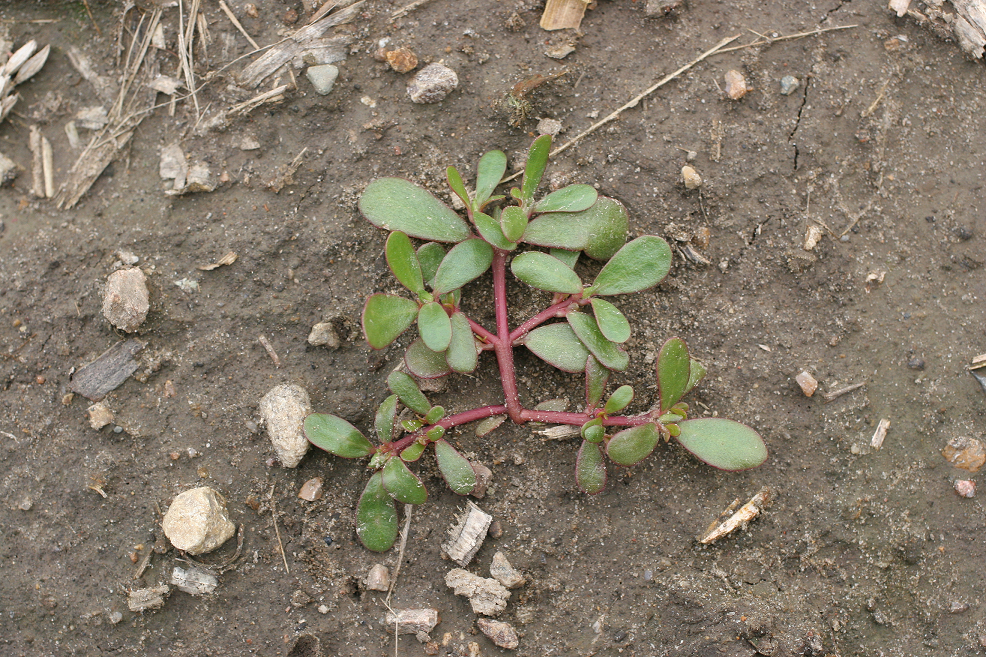
#> input picture documents/mdpi/figures/purslane.png, 986 x 657 px
$ python VegetationIndex.py --input ../documents/mdpi/figures/purslane.png
#> lines starting #> are read from the running program, lines starting #| are printed output that depends on the picture; after the words box and inside, x2 and y2 are one past the last pixel; in counts of white or black regions, pixels touching at a corner belong together
from PIL import Image

import cv2 as cv
import matplotlib.pyplot as plt
import numpy as np
from mpl_toolkits.mplot3d import Axes3D
import datetime
import argparse

import viplab_lib as vip
from mpl_toolkits import mplot3d

from ImageManipulation import ImageManipulation

#
# If the CUDA libraries cannot be imported, disable GPU support
# Nano vs PC, usually
#
try:
    import pycuda.autoinit
    from pycuda.compiler import SourceModule

    import pycuda.gpuarray as gpuarray
    import pycuda.driver as cuda
    import pycuda.autoinit
    # TODO: Make this a command line optiopn
    GPU_ENABLED = False
except ImportError:
    GPU_ENABLED = False


class VegetationIndex:
    """
    Compute Vegetation Indices for a number of methods and create masks
    """
    def __init__(self):
        self.initialized = False
        # Control if the GPU is used or not
        self._gpuSupported = GPU_ENABLED

        self.images = []
        self.redBand = np.empty([0,0], dtype=np.uint8)
        self.greenBand = np.empty([0,0], dtype=np.uint8)
        self.blueBand = np.empty([0,0], dtype=np.uint8)

        self.redBandMasked = np.empty([0,0], dtype=np.uint8)
        self.greenBandMasked = np.empty([0,0], dtype=np.uint8)
        self.blueBandMasked = np.empty([0,0], dtype=np.uint8)

        self.mask = np.empty([0,0])

        self.HSV_COLOR_THRESHOLD = 20


        # Band positions for openCV (BGR)
        self.CV_BLUE = 0
        self.CV_GREEN = 1
        self.CV_RED = 2

        # Lambda values for the vegetation indices
        self.lambdaRed = 670 #nm
        self.lambdaGreen = 550 #nm
        self.lambdaBlue = 480 #nm

        self.ALG_NDI="ndi"
        self.ALG_TGI="tgi"
        self.ALG_EXG="exg"
        self.ALG_EXR="exr"
        self.ALG_EXGEXR="exgexr"
        self.ALG_CIVE="cive"
        self.ALG_NGRDI="ngrdi"
        self.ALG_VEG="veg"
        self.ALG_COM1="com1"
        self.ALG_MEXG="mexg"
        self.ALG_COM2="com2"
        self.ALG_RGD="rgd"

        self.algorithms = [self.ALG_NDI,
                           self.ALG_TGI,
                           self.ALG_NGRDI,
                           self.ALG_EXGEXR,
                           self.ALG_EXG,
                           self.ALG_EXR,
                           self.ALG_CIVE,
                           self.ALG_VEG,
                           self.ALG_COM1,
                           self.ALG_MEXG,
                           self.ALG_COM2,
                           self.ALG_TGI,
                           self.ALG_RGD]

        thresholds = {"NDI": 0,
                      "EXG": 200,
                      "EXR": 40,
                      "CIVE": 0,
                      "EXGEXR": 170,
                      "NGRDI": 0,
                      "VEG": 0,
                      "COM1": 300,
                      "MEXG": 10,
                      "COM2": 40,
                      "TGI": 0}

        self.computations = {self.ALG_NDI     : {"description": "Normalized Difference", "create": self.NDI, "threshold": thresholds["NDI"]},
                             self.ALG_EXG     : {"description": "Excess Green", "create": self.ExG, "threshold": thresholds["EXG"]},
                             self.ALG_EXR     : {"description": "Excess Red", "create": self.ExR, "threshold": thresholds["EXR"]},
                             self.ALG_CIVE    : {"description": "Color Index of Vegetation Extraction", "create": self.CIVE, "threshold": thresholds["CIVE"]},
                             self.ALG_EXGEXR  : {"description": "Excess Green - Excess Red", "create": self.ExGR, "threshold": thresholds["EXGEXR"]},
                             self.ALG_NGRDI   : {"description": "Normalized Green Red Difference", "create": self.NGRDI, "threshold": thresholds["NGRDI"]},
                             self.ALG_VEG     : {"description": "Vegetative Index", "create": self.VEG, "threshold": thresholds["VEG"]},
                             self.ALG_COM1    : {"description": "Combined Index 1", "create": self.COM1, "threshold": thresholds["COM1"]} ,
                             self.ALG_MEXG    : {"description": "Modified Excess Green", "create": self.MExG, "threshold": thresholds["MEXG"]},
                             self.ALG_COM2    : {"description": "Combined Index 2", "create": self.COM2, "threshold": thresholds["COM2"]},
                             self.ALG_TGI     : {"description": "TGI", "create": self.TGI, "threshold": thresholds["TGI"]},
                             self.ALG_RGD     : {"description": "Red Green Dots", "create": self.redGreenDots, "threshold": 0}}

    @property
    def gpuSupported(self) -> bool:
        return self._gpuSupported

    # [10 lines left out: function Index, not called in this run]

    def GetImageStats(self, target: np.ndarray):
        nonZeroCells = np.count_nonzero(target > 0, keepdims=False)
        count = (target != 0.0).sum()
        return nonZeroCells

    # [4 lines left out: function ShowStats, not called in this run]

    def SaveIndexToFile(self,name: str, index: np.ndarray):
        cv.imwrite(name, index)

    def GetImage(self) -> np.ndarray:
        return self.img

    # The VIP routine is quite slow
    def GetMaskedImage(self) -> np.ndarray:
        maskedRGB = vip.Image_getBGR(self.redBandMasked, self.greenBandMasked, self.blueBandMasked, 8000)
        return maskedRGB

    # The opencv routine is fast, but seems to introduce some noise in the image
    # that must be cleaned up later.
    def GetImage(self):
        maskedRGB = cv.merge((self.blueBandMasked, self.greenBandMasked, self.redBandMasked))
        return maskedRGB

    def ReplaceNonZeroPixels(self, image: np.ndarray, value : float) -> np.ndarray:
        cartooned = np.where(image > 0, value, image)
        return cartooned

    #TODO: Move to utility
    def SaveImage(self, image: np.ndarray, name: str):
        data = Image.fromarray((image * 255).astype(np.uint8))
        data.save(name)

    #TODO: Move to utility -- nothing to do with this
    # [36 lines left out: functions SaveMaskedImage, SetImage, not called in this run]

    def Load(self, location: str):
        # [6 lines of commented-out code are left out]

#> called with location = '../documents/mdpi/figures/purslane.png'
        self.img = cv.imread(location,cv.IMREAD_COLOR)
#> self.img is the input picture: shape (657, 986, 3); mean B, G, R 104.4, 121.3, 131.6

        # Original
        # self.imgNP = np.array(self.img).astype(dtype=np.int16)
        # self.redBand = self.imgNP[:, :, self.CV_RED]
        # self.greenBand = self.imgNP[:, :, self.CV_GREEN]
        # self.blueBand = self.imgNP[:, :, self.CV_BLUE]

        # If we want to compute the index on the GPU, copy the bands to it
        # The computation routines do not require changes if they are called the same thing.
        self.imgNP = np.ndarray
        self.imgNP = np.array(self.img).astype(dtype=np.int16)
        if self.gpuSupported:
            print("Using GPU")
            # Allocate the memory on the GPU
            self.gpuRedBand = cuda.mem_alloc(self.imgNP[:,:,self.CV_RED].nbytes)
            # Copy the numpy array to its counterpart on the GPU.
            # This needs to be a contiguous array to work properly
            cuda.memcpy_htod(self.gpuRedBand, np.ascontiguousarray(self.imgNP[:,:,self.CV_RED]))
            # Repeat this for the other two bands
            self.gpuGreenBand = cuda.mem_alloc(self.imgNP[:,:,self.CV_GREEN].nbytes)
            cuda.memcpy_htod(self.gpuGreenBand, np.ascontiguousarray(self.imgNP[:,:,self.CV_GREEN]))
            self.gpuBlueBand = cuda.mem_alloc(self.imgNP[:,:,self.CV_BLUE].nbytes)
            cuda.memcpy_htod(self.gpuBlueBand, np.ascontiguousarray(self.imgNP[:,:,self.CV_BLUE]))

            # Shortcut way
            # self.redBand = gpuarray.to_gpu(self.imgNP[:, :, self.CV_RED])
            # self.greenBand = gpuarray.to_gpu(self.imgNP[:, :, self.CV_GREEN])
            # self.blueBand = gpuarray.to_gpu(self.imgNP[:, :, self.CV_BLUE])
            print("Transferred to GPU")
        else:
            self.redBand = self.imgNP[:, :, self.CV_RED]
            self.greenBand = self.imgNP[:, :, self.CV_GREEN]
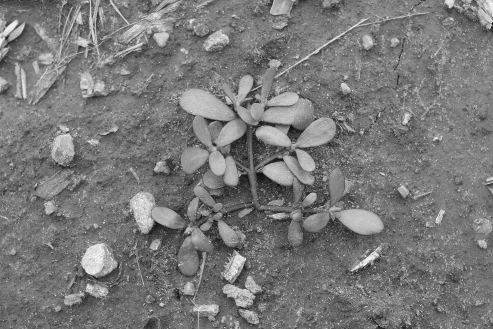
#> self.greenBand: shape (657, 986) int16 (shown at 1/2 size); min 0, max 255, mean 121.3
            self.blueBand = self.imgNP[:, :, self.CV_BLUE]
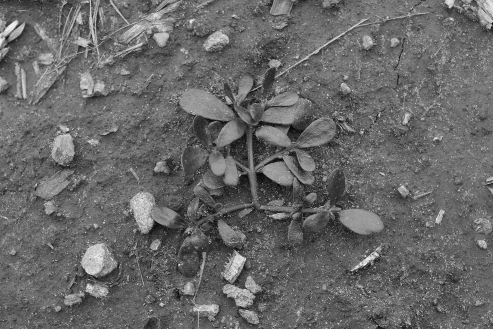
#> self.blueBand: shape (657, 986) int16 (shown at 1/2 size); min 0, max 255, mean 104.4

        self.images.append(self.img)

        # Display the image
        #plt.imshow(self.img)
        #plt.show()

        # This hangs, not sure what is going on here.
        #cv.imshow("Image", img)

    # [8 lines left out: function Reload, not called in this run]


    def GetSupportedAlgorithms(self) -> []:
        return self.algorithms


    # def Stitch(self, location: str) -> Image:
    #
    #     return None

    # [31 lines left out: function TGI, not called in this run]

    def MaskFromIndex(self, index: np.ndarray, negate: bool, direction: int, threshold: () = None) -> np.ndarray:
        """
        Create a mask based on the index
        :param index:
        The vegetation index
        :param threshold:
        The threshold value to use. If not specified, Otsu's Binarization is used.
        :return:
        The mask as a numpy array with RGB channels
        """

        # TODO: This routine is a mess. Rewrite
        # If a threshold is not supplied, use Otsu
        if threshold == None:
            # Convert to a grayscale#
            greyScale = index.astype(np.uint8)
            #ret, thresholdedImage = cv.threshold(greyScale,0,255,cv.THRESH_BINARY+cv.THRESH_OTSU)
            ret, thresholdedImage = cv.threshold(greyScale,0,255,cv.THRESH_BINARY+cv.THRESH_OTSU)
            threshold = ret
            threshold1 = ret
            threshold2 = -9999
        else:
            # Thresholds are (up, down)
            threshold1 = threshold[0]
            threshold2 = threshold[1]

        # If the direction is 1, interpret the two thresholds as up, down
        # To make this go back to the original implementation, set the second threshold to -9999

        if direction > 0:
            thresholdedIndex = index > threshold1
            if threshold2 != -9999:
                thresholdIndex2 = index < threshold2
                finalMask = np.logical_or(thresholdedIndex, thresholdIndex2)
            else:
                finalMask = thresholdedIndex
            negated = finalMask
        else:
            thresholdedIndex = index < threshold1
            #negated = np.logical_not(thresholdedIndex)
            negated = thresholdedIndex
            finalMask = negated

        if negate:
            finalMask = np.logical_not(thresholdedIndex)
            #negated = finalMask

        # Touch up the mask with some floodfill
        filledMask = finalMask.copy().astype(np.uint8)
        cv.floodFill(filledMask, None, (0,0),255)
        filledMaskInverted = cv.bitwise_not(filledMask)
        # finalMask = cv.bitwise_not(filledMaskInverted)
        # #plt.imshow(finalMask, cmap='gray', vmin=0, vmax=1)
        # #plt.show()
        # As we apply this mask as multiplying, convert 255s to 1
        filledMaskInverted = np.where(filledMaskInverted > 0, 1, filledMaskInverted)

        self.mask = filledMaskInverted
        finalMask = filledMaskInverted

        negated = filledMaskInverted
        #negated = np.logical_not(filledMaskInverted)
        # End floodfill touch up


        self.mask = negated


        # FYI: the mask value returned here is not used
        return finalMask, threshold

    @property
    def imageMask(self):
        return self.mask

    def applyMask(self):
        self.redBandMasked = self.redBand * self.mask # DataRED * negated
        self.greenBandMasked = self.greenBand * self.mask  # DataGREEN * negated
        self.blueBandMasked = self.blueBand * self.mask  # DataBLUE * negated

        return

    def GetMask(self):
        return np.dstack([self.redBandMasked, self.greenBandMasked, self.blueBandMasked])

    # [42 lines left out: functions ShowImage, ExR, ExG, ExGR, not called in this run]

    def CIVE(self) -> np.ndarray:
        """
        The Color Index of Vegetation Extraction
        :return:
        The index as a numpy array
        """
        if self.gpuSupported:
            print("Computing CIVE with GPU")
            module = SourceModule("""
                __global__ void cive(float *index, float *red, float *green, float *blue){
                    int idx = blockIdx.x * blockDim.x * threadIdx.x;
                    index[idx] = red[idx]*0.441 - 0.881*green[idx] + 0.385*blue[idx] + 18.78745;
                }
            """)
            gpuIndex = cuda.mem_alloc(self.imgNP[:,:,self.CV_RED].nbytes)
            function = module.get_function("cive")
            function(gpuIndex, self.gpuRedBand, self.gpuGreenBand, self.gpuBlueBand, block=self.greenBand.shape, grid=(1,1,1))
            cive = np.empty_like(self.greenBand)
            cuda.memcpy_dtoh(cive, gpuIndex)
        else:
            cive = 0.441*self.redBand - 0.811*self.greenBand + 0.385*self.blueBand + 18.78745

        return cive

    # [155 lines left out: functions NGRDI, VEG, COM1, MExG, COM2, NDI and 1 more, not called in this run]

if __name__ == "__main__":
    utility = VegetationIndex()
    parser = argparse.ArgumentParser("Show various vegetation indices")

    parser.add_argument('-i', '--input', action="store", required=True, type=str, help="Image to process")
    parser.add_argument('-o', '--output', action="store", help="Output directory for processed images")
    parser.add_argument('-p', '--plot', action="store_true", default=False, help="Plot the index")
    parser.add_argument('-s', '--show', action="store_true", default=False, help="Show intermediate images")
    parser.add_argument('-t', '--threshold', action="store_true", default=False, help="Calculate thresholds")

    arguments = parser.parse_args()


    utility.Load(arguments.input)

    # [9 lines of commented-out code are left out]
    from mpl_toolkits import mplot3d
    import numpy as np
    import matplotlib.pyplot as plt


    # The thresholds are probably dependant on the image selected, so
    # we can't use fixed values in practice.
    # For the overhead:
    threshOasis = {"NDI"   : 0,
                   "EXG"   : 200,
                   "EXR"   : 75,
                   "CIVE"  : 20,
                   "EXGEXR": 100,
                   "NGRDI" : 200,
                   "VEG"   : 0,
                   "COM1"  : 400,
                   "MEXG"  : 0,
                   "COM2"  : 80,
                   "TGI"   : 0}

    # Original thresholds
    threshOverhead = {"NDI"   : 125,
                      "EXG"   : 100,
                      "EXR"   : 20,
                      "CIVE"  : -10,
                      "EXGEXR": 60,
                      "NGRDI" : 0,
                      "VEG"   : 1,
                      "COM1"  : 5, # Originally 25
                      "MEXG"  : 10, # Orignally 40
                      "COM2"  : 15,
                      "TGI"   : 0}

    # Thresholds where we need two sides (like red stems we want to pick up)
    threshOverhead = {"NDI"   : (130,0),
                      "EXG"   : (50,0),
                      "EXR"   : (20,0),
                      "CIVE"  : (40,5),
                      "EXGEXR": (50,-9999),
                      "NGRDI" : (0,-9999),
                      "VEG"   : (2,-9999),
                      "COM1"  : (5,-9999), # Originally 25
                      "MEXG"  : (30,-9999), # Originally 40
                      "COM2"  : (15,-9999),
                      "TGI"   : (20,-9999)}
    threholds = threshOverhead

    # All of the indices
    indices = {"Normalized Difference": {"short": "NDI", "create": utility.NDI, "negate": True, "threshold": threholds["NDI"], "direction": 1},
               "Excess Green": {"short": "ExG", "create": utility.ExG, "negate": True, "threshold": threholds["EXG"], "direction": 1},
               "Excess Red": {"short": "ExR", "create": utility.ExR, "negate": False, "threshold": threholds["EXR"], "direction": -1},
               "Color Index of Vegetation Extraction": {"short": "CIVE", "create": utility.CIVE, "negate": True, "threshold": threholds["CIVE"], "direction": 1},
               "Excess Green - Excess Red": {"short": "ExGR", "create": utility.ExGR, "negate": True, "threshold": threholds["EXGEXR"], "direction": 1},
               "Normalized Green Red Difference": {"short": "NGRDI", "create": utility.NGRDI, "negate": True, "threshold": threholds["NGRDI"], "direction": 1},
               "Vegetative Index": {"short": "VEG", "create": utility.VEG, "negate": True, "threshold": threholds["VEG"], "direction": 1},
               #"Combined Index 1": {"short": "COM1", "create": utility.COM1, "negate": False, "threshold": threholds["COM1"], "direction": -1} ,
               "Combined Index 1": {"short": "COM1", "create": utility.COM1, "negate": False, "threshold": None, "direction": 1} ,
               "Modified Excess Green": {"short": "MexG", "create": utility.MExG, "negate": True, "threshold": threholds["MEXG"], "direction": 1},
               #"Combined Index 2": {"short": "COM2", "create": utility.COM2, "negate": True, "threshold": threholds["COM2"], "direction": -1},
               "Combined Index 2": {"short": "COM2", "create": utility.COM2, "negate": False, "threshold": None, "direction": 1},
               "Triangulation Greenness Index": {"short": "TGI", "create": utility.TGI, "negate": False, "threshold": threholds["TGI"], "direction": 1}}

    # Debug the implementations:
    indices = {
        "Color Index of Vegetation Extraction": {"short": "CIVE", "create": utility.CIVE, "negate": True,
                                             "threshold": threholds["CIVE"], "direction": 1},
    }


    # Step through the indices and show the result on the target image
    for indexName, indexData in indices.items():
        creationMethod = indexData["create"]

        showImages = arguments.show
        plot = arguments.plot

        startTime = datetime.datetime.now()
        vegIndex = creationMethod()
        finishTime = datetime.datetime.now()
        computeTime = finishTime - startTime
        indexData["time"] = computeTime.microseconds
        print("Index: " + indexName + " " + str(computeTime))

        threshold = indexData["threshold"]
        #threshold=None
        direction = indexData["direction"]
        negate = indexData["negate"]

        if showImages:
            utility.ShowImage("Index: " + indexName + " Threshold: " + str(threshold), vegIndex)

        indexData["index"] = vegIndex

        # [8 lines of commented-out code are left out]
        if arguments.threshold:
            threshold = None

        mask, thresholdUsed = utility.MaskFromIndex(vegIndex, negate, direction, threshold)
        # Determing threshold from image
        #utility.MaskFromIndex(vegIndex)
        utility.applyMask()
        # This is the slow call
        #image = veg.GetMaskedImage()
        image = utility.GetImage()

        indexData["masked"] = image

        indexStats = utility.GetImageStats(image)
        # For now, the only stat we care about is the vegetative pixel count
        indexData["vegetativePixels"] = indexStats


        if showImages:
            utility.ShowImage(indexName + " mask applied to source with threshold: " + str(thresholdUsed), image)

        if plot:
            Ylen,Xlen = vegIndex.shape
            x = np.arange(0, Xlen, 1)
            y = np.arange(0, Ylen, 1)
            x, y = np.meshgrid(x, y)
            fig = plt.figure(figsize=(10,10))
            axes = fig.gca(projection ='3d')
            #axes.plot_surface(x, y, vegIndex)
            plt.title(indexName)
            axes.scatter(x, y, vegIndex, c=vegIndex, cmap='BrBG', s=0.25)
            plt.show()
#> this loop made 1 pass
#> (thresholdUsed, nonZeroCells in GetImageStats, count in GetImageStats, indexStats) on pass 1: ((40, 5), 17946, 17946, 17946)
#> pass 1, in CIVE, `cive = 0.441*self.redBand - 0.811*self.greenBand + 0.385*self.blueBand..`:
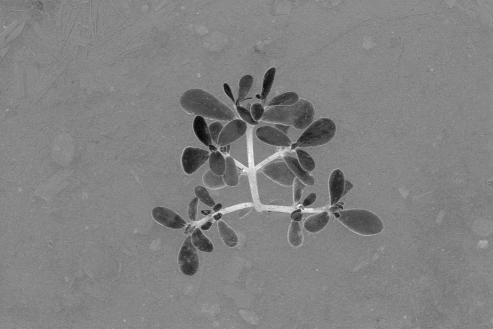
#> cive: shape (657, 986) float64 (shown at 1/2 size); min -40.94, max 76.05, mean 18.6; drawn with min black and max white
#> pass 1, in MaskFromIndex, `thresholdedIndex = index > threshold1`:
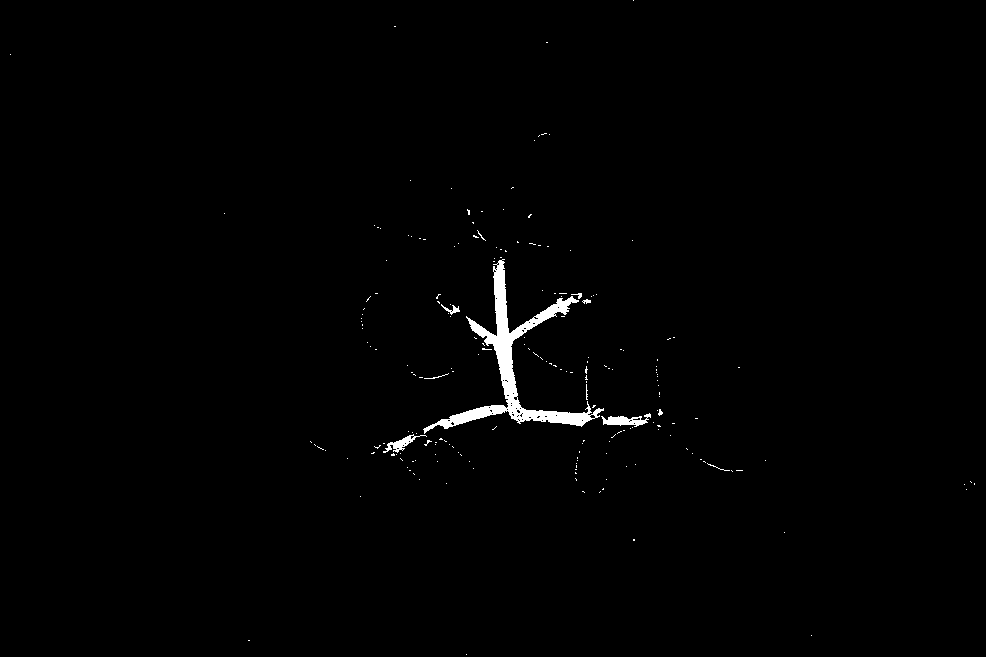
#> thresholdedIndex: shape (657, 986) bool; 0.9% white; 203 white regions (193 under 20 px), largest, box (x1, y1, x2, y2) and area: (423, 259, 604, 434) 4550, (601, 413, 651, 427) 344, (383, 434, 427, 453) 243
#> pass 1, in MaskFromIndex, `finalMask = np.logical_or(thresholdedIndex, thresholdIndex2)`:
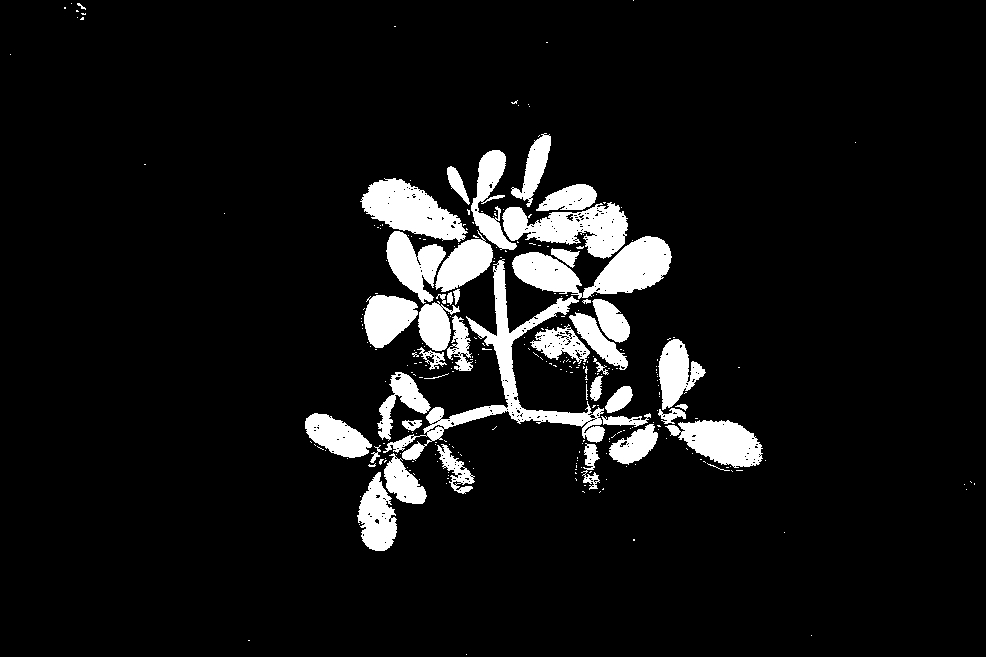
#> finalMask: shape (657, 986) bool; 7.8% white; 288 white regions (245 under 20 px), largest, box (x1, y1, x2, y2) and area: (383, 259, 605, 461) 5805, (512, 236, 672, 299) 4981, (502, 202, 628, 259) 3833

        # [86 lines of commented-out code are left out]
